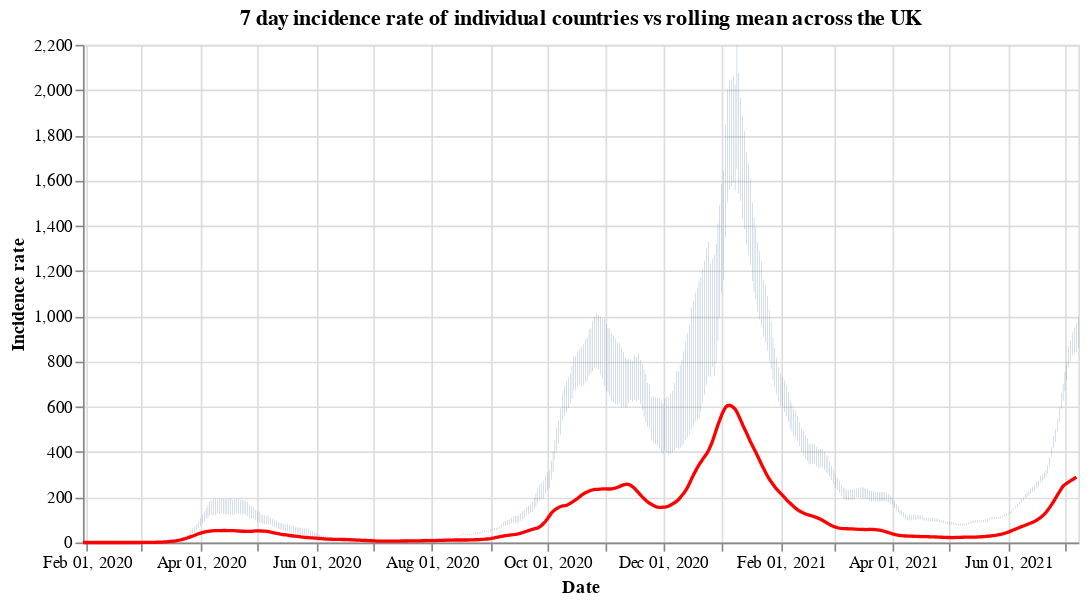

Notebook code for this chart:
### Code cell
#collapse
countries = uk_cases['areaName'].unique()
countries.sort()

selection = alt.selection_single(
    name='Select',
    fields=['areaName'],
    init={'areaName': 'Wales'},
    bind={'areaName': alt.binding_select(options=countries)}
)

# scatter plot, modify opacity based on selection
bars = alt.Chart(uk_cases).mark_bar().add_selection(
    selection
).encode(
    x=alt.X("yearmonthdate(date):T", axis=alt.Axis(title='Date')),
    y=alt.Y("weeklyCasesRate:Q", axis=alt.Axis(title='Incidence rate')),
    tooltip='weeklyCasesRate:Q',
    opacity=alt.condition(selection, alt.value(1), alt.value(0))
).properties(title=f'7 day incidence rate of individual countries vs rolling mean across the UK', width=600)

line = alt.Chart(overview_cases).mark_line(
    color='red',
    size=2,
).transform_window(
    rolling_mean='mean(weeklyCasesRate)',
    frame=[0, 7]
).encode(
    x='yearmonthdate(date):T',
    y='rolling_mean:Q'
)

alt.layer(bars, line)

### Figure 1 — Vega-Lite specification as saved in the notebook (floating-point values rounded to 4 significant figures; data arrays with more than 128 entries replaced by an {"elided": "..."} marker saying what was removed)
{"config": {"view": {"continuousWidth": 400, "continuousHeight": 300}}, "layer": [{"data": {"name": "data-4a643e411ce1e7f2d0c5ed8c0c1ee880"}, "mark": "bar", "encoding": {"opacity": {"condition": {"value": 1, "selection": "Select"}, "value": 0}, "tooltip": {"type": "quantitative", "field": "weeklyCasesRate"}, "x": {"type": "temporal", "axis": {"title": "Date"}, "field": "date", "timeUnit": "yearmonthdate"}, "y": {"type": "quantitative", "axis": {"title": "Incidence rate"}, "field": "weeklyCasesRate"}}, "selection": {"Select": {"type": "single", "fields": ["areaName"], "init": {"areaName": "Wales"}, "bind": {"areaName": {"input": "select", "options": ["England", "Northern Ireland", "Scotland", "Wales"]}}}}, "title": "7 day incidence rate of individual countries vs rolling mean across the UK", "width": 600}, {"data": {"name": "data-5f4f55437bb02c1139edc85b69090728"}, "mark": {"type": "line", "color": "red", "size": 2}, "encoding": {"x": {"type": "temporal", "field": "date", "timeUnit": "yearmonthdate"}, "y": {"type": "quantitative", "field": "rolling_mean"}}, "transform": [{"window": [{"op": "mean", "field": "weeklyCasesRate", "as": "rolling_mean"}], "frame": [0, 7]}]}], "$schema": "https://vega.github.io/schema/vega-lite/v4.8.1.json", "datasets": {"data-4a643e411ce1e7f2d0c5ed8c0c1ee880": {"elided": "2008 records"}, "data-5f4f55437bb02c1139edc85b69090728": {"elided": "525 records"}}}
